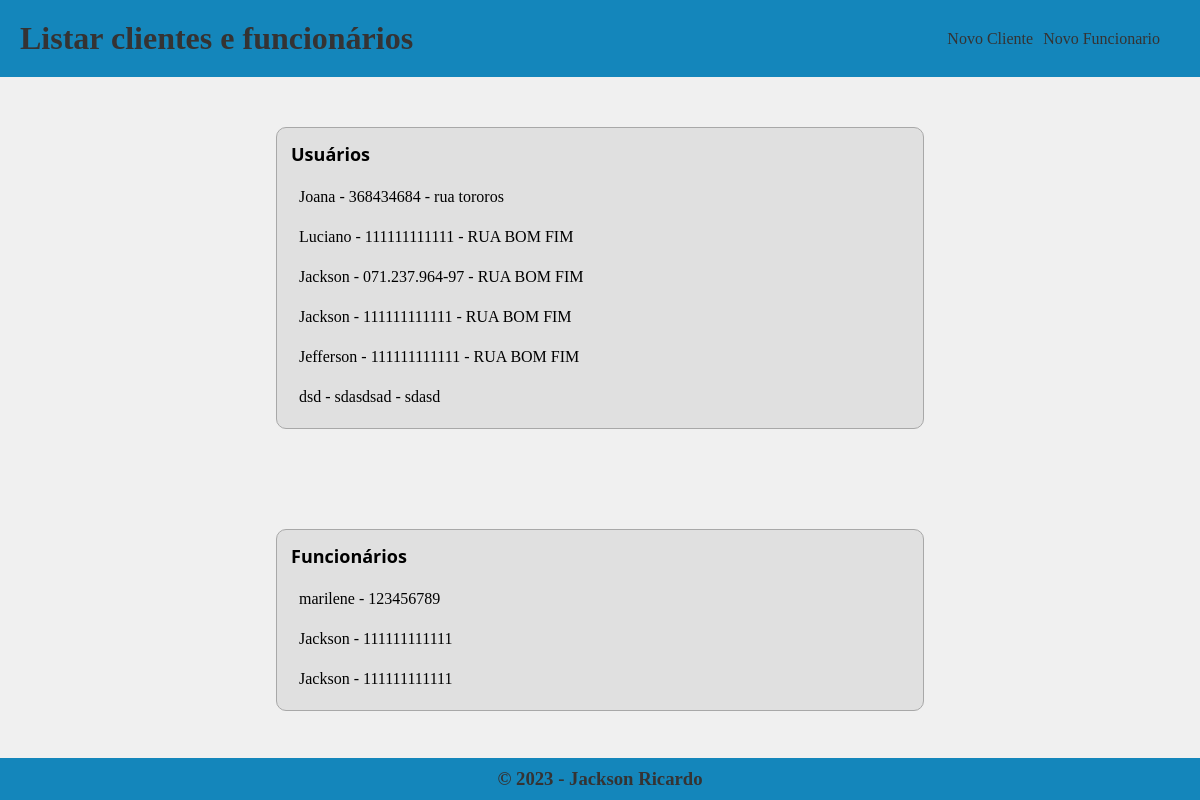
Before: / with the older database file.
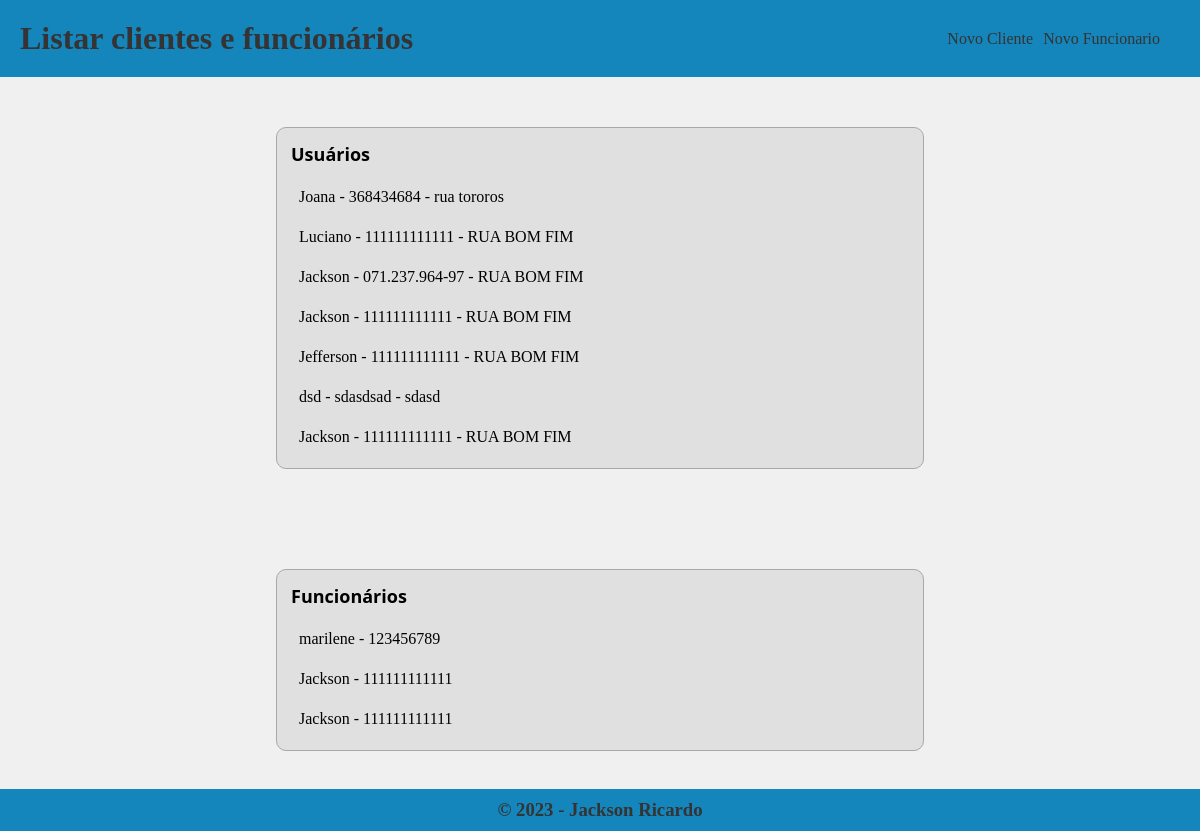
After: the same page with the newer database file.
### clientes/models.py (models this page shows, shortened)
class Cliente(models.Model):
    nome = models.CharField(max_length=255, verbose_name="Nome")
    endereco = models.CharField(max_length=350, verbose_name="Endereço")
    telefone = models.CharField(max_length=255, verbose_name="Telefone")
    cpf = models.CharField(max_length=255, verbose_name="CPF")
    funcionario = models.ForeignKey(Funcionario, on_delete=models.SET_NULL, null=True, blank=True, verbose_name="Funcionário que atende")

class Funcionario(models.Model):
    nome = models.CharField(max_length=255, verbose_name="Nome")
    apelido = models.CharField(max_length=255, verbose_name="Apelido")
    snap = models.CharField(max_length=255, verbose_name="Snap")
    cpf = models.CharField(max_length=255, verbose_name="CPF")

### clientes/views.py (the view)
# urls.py: path('', cliente_views.home, name='home'),
def home(request):
    clientes = Cliente.objects.all()
    funcionarios = Funcionario.objects.all()
    contexto = {
        'clientes': clientes,
        'funcionarios': funcionarios,
    }
    resposta = render(request, template_name="clientes/home.html", context=contexto)
    return HttpResponse(resposta)

### clientes/templates/clientes/home.html (shortened to what this page needs)
<!DOCTYPE html>
<html>
<head>
</head>
<body>
  <header>
    <span>
      <h1>Listar clientes e funcionários</h1>
    </span>
    <nav>
      <a href="{% url 'add_cliente' %}">Novo Cliente</a>
      <a href="{% url 'add_funcionario' %}">Novo Funcionario</a>
    </nav>
  </header>
  <div>
    <table>
      <tr>
        <td id="title">
          Usuários
        </td>
      </tr>
      {% for cliente in clientes  %}
      <tr>
        <td class="cliente">
          <a href="{% url 'detalhes_cliente' cliente.pk%}">
            {{cliente.nome}} - {{cliente.cpf}} - {{cliente.endereco}}
          </a>
        </td>
      </tr>
      {% endfor %}
    </table>
  </div>
  <div>
    <table>
      <tr>
        <td id="title">
          Funcionários
        </td>
      </tr>
      {% for funcionario in funcionarios  %}
      <tr>
        <td class="cliente">
          <a href="{% url 'detalhes_funcionario' funcionario.pk%}">
            {{funcionario.nome}} - {{funcionario.cpf}}
          </a>
        </td>
      </tr>
      {% endfor %}
    </table>
  </div>
  <footer>
    <h3>© 2023 - Jackson Ricardo</h3>
  </footer>
</body>
</html>

Changed rows visible on the page:
added Cliente: nome "Jackson", cpf "111111111111", endereco "RUA BOM FIM"
